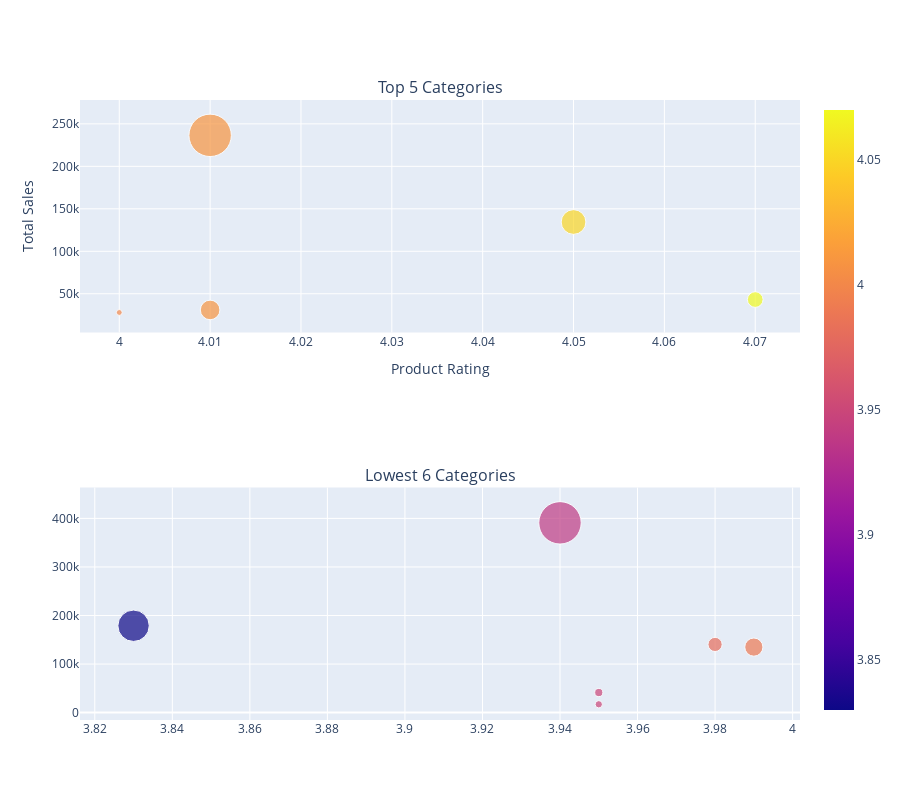

This figure's notebook cell:
### Code cell
import plotly.graph_objects as go
from plotly.subplots import make_subplots
import plotly.express as px

# Create scatter plots using Plotly Express
scatter_top = px.scatter(top_category_with_sales.head(5), 
                         x='product_rating', 
                         y='customer_reviews_count', 
                         size='total_sales',  
                         color='product_rating',  
                         hover_data={'category': True,
                                     'total_sales': True,
                                     'product_rating': True},
                         title='Top 5 Categories',
                         labels={'category': 'Category', 
                                 'total_sales': 'Total Sales',
                                 'product_rating': 'Product Rating'},
                         size_max=30)

scatter_low = px.scatter(low_category_with_sales.tail(6), 
                         x='product_rating', 
                         y='customer_reviews_count', 
                         size='total_sales',  
                         color='product_rating',  
                         hover_data={'category': True,
                                     'total_sales': True,
                                     'product_rating': True},
                         title='Lowest 5 Categories',
                         labels={'category': 'Category', 
                                 'total_sales': 'Total Sales',
                                 'product_rating': 'Product Rating'},
                         size_max=30)

# Create subplots with two rows
fig = make_subplots(rows=2, cols=1, subplot_titles=("Top 5 Categories", "Lowest 6 Categories"))

# Add Plotly Express scatter plots to the subplots
fig.add_trace(scatter_top['data'][0], row=1, col=1)
fig.add_trace(scatter_low['data'][0], row=2, col=1)

# Update layout
fig.update_layout(height=800, showlegend=True, xaxis_title='Product Rating',
    yaxis_title='Total Sales')

# Show the plot
fig.show()

### Figure 1 — Plotly figure (JSON) as saved in the notebook; plotly's stock layout.template omitted (floating-point values rounded to 4 significant figures)
{"data": [{"customdata": [["Beverages", 10400000.0], ["Foodgrains, Oil & Masala", 25870000.0], ["Gourmet & World Food", 76180000.0], ["Baby Care", 16220000.0], ["Fruits & Vegetables", 1456000.0]], "hovertemplate": "Product Rating=%{marker.color}<br>customer_reviews_count=%{y}<br>Total Sales=%{customdata[1]}<br>Category=%{customdata[0]}<extra></extra>", "legendgroup": "", "marker": {"color": [4.07, 4.05, 4.01, 4.01, 4], "coloraxis": "coloraxis", "size": [10400000.0, 25870000.0, 76180000.0, 16220000.0, 1456000.0], "sizemode": "area", "sizeref": 84640.0, "symbol": "circle"}, "mode": "markers", "name": "", "orientation": "v", "showlegend": false, "type": "scatter", "x": [4.07, 4.05, 4.01, 4.01, 4], "xaxis": "x", "y": [43211, 134474, 236487, 30988, 27985], "yaxis": "y"}, {"customdata": [["Cleaning & Household", 30110000.0], ["Snacks & Branded Foods", 18330000.0], ["Bakery, Cakes & Dairy", 6047000.0], ["Eggs, Meat & Fish", 4879000.0], ["Beauty & Hygiene", 164100000.0], ["Kitchen, Garden & Pets", 89950000.0]], "hovertemplate": "Product Rating=%{marker.color}<br>customer_reviews_count=%{y}<br>Total Sales=%{customdata[1]}<br>Category=%{customdata[0]}<extra></extra>", "legendgroup": "", "marker": {"color": [3.99, 3.98, 3.95, 3.95, 3.94, 3.83], "coloraxis": "coloraxis", "size": [30110000.0, 18330000.0, 6047000.0, 4879000.0, 164100000.0, 89950000.0], "sizemode": "area", "sizeref": 182400.0, "symbol": "circle"}, "mode": "markers", "name": "", "orientation": "v", "showlegend": false, "type": "scatter", "x": [3.99, 3.98, 3.95, 3.95, 3.94, 3.83], "xaxis": "x2", "y": [134910, 140381, 41356, 17145, 390805, 178871], "yaxis": "y2"}], "layout": {"annotations": [{"font": {"size": 16}, "showarrow": false, "text": "Top 5 Categories", "x": 0.5, "xanchor": "center", "xref": "paper", "y": 1, "yanchor": "bottom", "yref": "paper"}, {"font": {"size": 16}, "showarrow": false, "text": "Lowest 6 Categories", "x": 0.5, "xanchor": "center", "xref": "paper", "y": 0.375, "yanchor": "bottom", "yref": "paper"}], "height": 800, "showlegend": true, "xaxis": {"anchor": "y", "domain": [0, 1], "title": {"text": "Product Rating"}}, "xaxis2": {"anchor": "y2", "domain": [0, 1]}, "yaxis": {"anchor": "x", "domain": [0.625, 1], "title": {"text": "Total Sales"}}, "yaxis2": {"anchor": "x2", "domain": [0, 0.375]}}}
